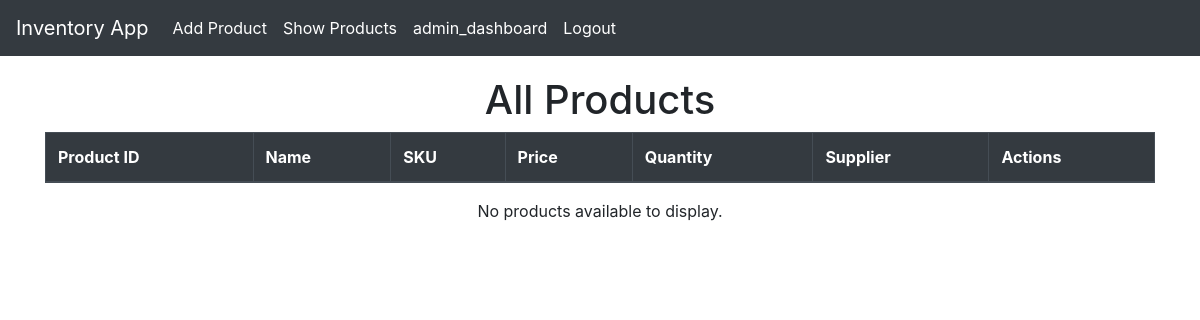
The app's page /list/ (signed in), older data.
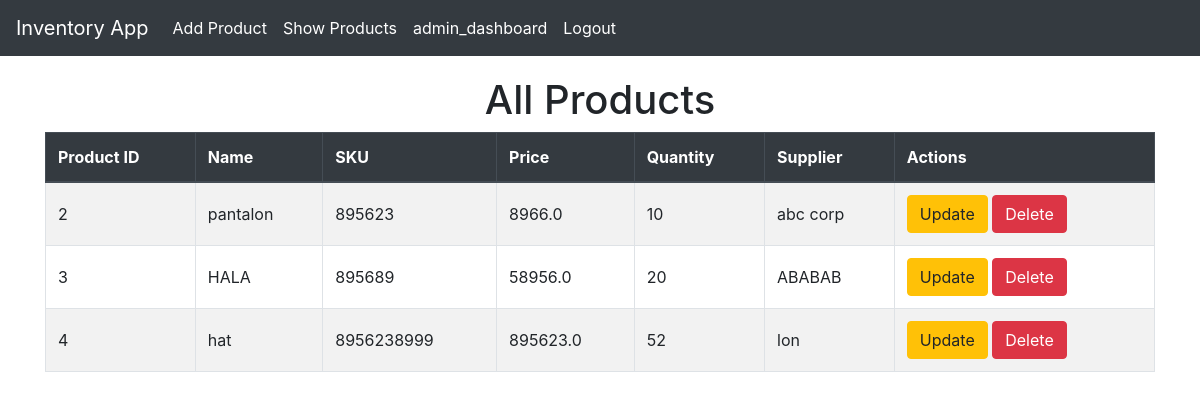
The same page, newer data.
### Core/models.py (models this page shows, shortened)
class Product(models.Model):
    ENCRYPTION_CHOICES = [
        ('fernet', 'Fernet'),
        ('caesar', 'Caesar'),
        ('aes192', 'AES 192'),
        ('aes128', 'AES 128'),
        ('aes256', 'AES 256'),
    ]
    product_id = models.AutoField(primary_key=True)
    name = models.CharField(max_length=100)
    sku = models.CharField(max_length=50, unique = True)
    price = models.FloatField()
    quantity = models.IntegerField()
    supplier = models.CharField(max_length=100)
    bank_number = models.BinaryField()
    created_by = models.ForeignKey(User, on_delete=models.SET_NULL, null=True, blank=True)
    encryption_type = models.CharField(
        max_length=10,
        choices=ENCRYPTION_CHOICES,
        default='fernet'
    )
    class Meta:
        permissions = [
            ("can_create_product", "Can create product"),
            ("can_update_product", "Can update product"),
            ("can_delete_product", "Can delete product"),
            ('can_view_product', 'Can view product'),
            ("can_view_own_products", "Can view own products"),
            ("can_view_all_products", "Can view all products"),
            ("can_view_product_keys", "Can view and update encryption keys"),
        ]

### Core/views.py (the view)
# urls.py: path('list/', views.product_list_view, name="product_list"),
def product_list_view(request):
    logger.info("Accessed product list view.")
    can_view_all_products = request.user.has_perm('Core.can_view_all_products')
    if can_view_all_products:
        products = Product.objects.all()
    else:
        products = Product.objects.filter(created_by=request.user)
    return render(request, 'invapp/product_list.html', {
        'products': products,
        'can_view_all_products': can_view_all_products
    })

### templates/invapp/product_list.html (shortened to what this page needs)
{% extends "invapp/layout.html" %}
{% block content %}
    {% if can_view_all_products %}
        <h1 class="text-center">All Products</h1>
    {% else %}
        <h1 class="text-center">Your Products</h1>
    {% endif %}
    <table class="table table-bordered table-striped ">
        <thead class="thead-dark">
            <tr>
                <th>Product ID</th>
                <th>Name</th>
                <th>SKU</th>
                <th>Price</th>
                <th>Quantity</th>
                <th>Supplier</th>
                <th>Actions</th>
            </tr>
        </thead>
        <tbody>
            {% for product in products %}
            <tr>
                <td>{{ product.product_id }} </td>
                <td>{{ product.name }} </td>
                <td>{{ product.sku }} </td>
                <td>{{ product.price }} </td>
                <td>{{ product.quantity }} </td>
                <td>{{ product.supplier }} </td>
                <td>
                    <a href="{% url 'product_update' product.product_id %}" class="btn btn-warning" >Update</a>
                    <a href="{% url 'product_delete' product.product_id %}" class="btn btn-danger" >Delete</a>
                </td>
            </tr>
            {% endfor %}
        </tbody>
    </table>
    {% if not products %}
        <p class="text-center">No products available to display.</p>
    {% endif %}
{% endblock %}

Row changes from the older to the newer data that the page shows:
added Product: product_id "2", name "pantalon", sku "895623", price "8966.0", quantity "10", supplier "abc corp"
added Product: product_id "3", name "HALA", sku "895689", price "58956.0", quantity "20", supplier "ABABAB"
added Product: product_id "4", name "hat", sku "8956238999", price "895623.0", quantity "52", supplier "lon"
Text that changed along with them:
text no longer shown: "No products available to display."
